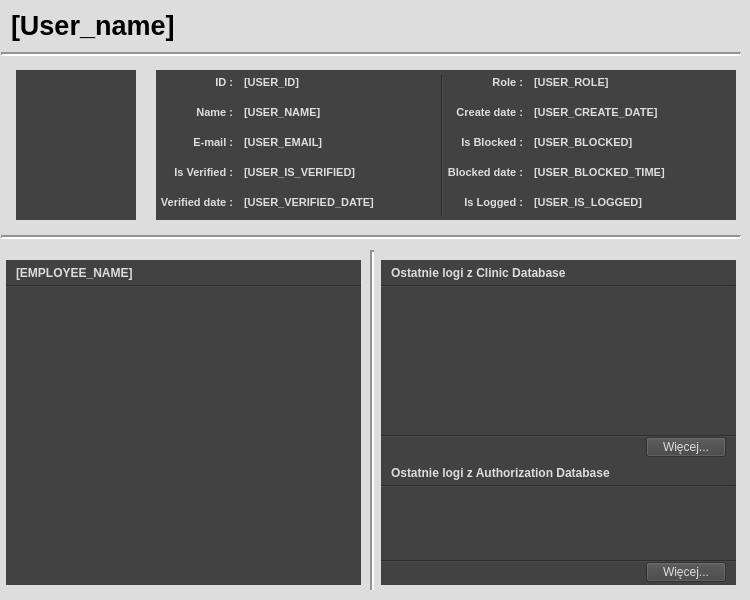
<?xml version="1.0" encoding="UTF-8"?>
<ui version="4.0">
 <class>w_UserProfileWindow</class>
 <widget class="QMainWindow" name="w_UserProfileWindow">
  <property name="geometry">
   <rect>
    <x>0</x>
    <y>0</y>
    <width>750</width>
    <height>600</height>
   </rect>
  </property>
  <property name="windowTitle">
   <string>Clinic Client</string>
  </property>
  <property name="windowIcon">
   <iconset resource="icons.qrc">
    <normaloff>:/icons/Clinic_Client.ico</normaloff>:/icons/Clinic_Client.ico</iconset>
  </property>
  <widget class="QWidget" name="centralwidget">
   <property name="styleSheet">
    <string notr="true">background-color: rgb(221, 221, 221);
color: rgb(0,0,0);</string>
   </property>
   <widget class="Line" name="line_3">
    <property name="geometry">
     <rect>
      <x>1</x>
      <y>235</y>
      <width>740</width>
      <height>5</height>
     </rect>
    </property>
    <property name="styleSheet">
     <string notr="true"/>
    </property>
    <property name="lineWidth">
     <number>2</number>
    </property>
    <property name="orientation">
     <enum>Qt::Horizontal</enum>
    </property>
   </widget>
   <widget class="Line" name="line">
    <property name="geometry">
     <rect>
      <x>1</x>
      <y>52</y>
      <width>740</width>
      <height>5</height>
     </rect>
    </property>
    <property name="styleSheet">
     <string notr="true"/>
    </property>
    <property name="lineWidth">
     <number>2</number>
    </property>
    <property name="orientation">
     <enum>Qt::Horizontal</enum>
    </property>
   </widget>
   <widget class="QWidget" name="w_photo_container" native="true">
    <property name="geometry">
     <rect>
      <x>16</x>
      <y>70</y>
      <width>120</width>
      <height>150</height>
     </rect>
    </property>
    <property name="styleSheet">
     <string notr="true">background-color: rgb(66, 66, 66);
color: rgb(255, 255, 255);</string>
    </property>
   </widget>
   <widget class="QWidget" name="w_logs_container" native="true">
    <property name="geometry">
     <rect>
      <x>381</x>
      <y>260</y>
      <width>355</width>
      <height>325</height>
     </rect>
    </property>
    <property name="styleSheet">
     <string notr="true">background-color: rgb(66, 66, 66);
color: rgb(255, 255, 255);</string>
    </property>
    <widget class="QWidget" name="w_clinic_db_logs_container" native="true">
     <property name="geometry">
      <rect>
       <x>0</x>
       <y>0</y>
       <width>355</width>
       <height>200</height>
      </rect>
     </property>
     <property name="styleSheet">
      <string notr="true">background-color: rgb(66, 66, 66);
color: rgb(255, 255, 255);</string>
     </property>
     <widget class="QLabel" name="l_clinic_logs_tittle">
      <property name="geometry">
       <rect>
        <x>0</x>
        <y>0</y>
        <width>355</width>
        <height>25</height>
       </rect>
      </property>
      <property name="font">
       <font>
        <bold>true</bold>
       </font>
      </property>
      <property name="styleSheet">
       <string notr="true">color: rgb(221, 221, 221);</string>
      </property>
      <property name="text">
       <string>Ostatnie logi z Clinic Database</string>
      </property>
      <property name="indent">
       <number>10</number>
      </property>
     </widget>
     <widget class="Line" name="line_5">
      <property name="geometry">
       <rect>
        <x>0</x>
        <y>25</y>
        <width>355</width>
        <height>3</height>
       </rect>
      </property>
      <property name="orientation">
       <enum>Qt::Horizontal</enum>
      </property>
     </widget>
     <widget class="Line" name="line_6">
      <property name="geometry">
       <rect>
        <x>0</x>
        <y>175</y>
        <width>355</width>
        <height>3</height>
       </rect>
      </property>
      <property name="orientation">
       <enum>Qt::Horizontal</enum>
      </property>
     </widget>
     <widget class="QPushButton" name="b_more_clinic_logs_button">
      <property name="geometry">
       <rect>
        <x>265</x>
        <y>177</y>
        <width>80</width>
        <height>20</height>
       </rect>
      </property>
      <property name="styleSheet">
       <string notr="true">background-color: rgb(66, 66, 66);
color: rgb(221, 221, 221);</string>
      </property>
      <property name="text">
       <string>Więcej...</string>
      </property>
      <property name="iconSize">
       <size>
        <width>0</width>
        <height>0</height>
       </size>
      </property>
     </widget>
    </widget>
    <widget class="QWidget" name="w_auth_db_logs_container" native="true">
     <property name="geometry">
      <rect>
       <x>0</x>
       <y>200</y>
       <width>355</width>
       <height>125</height>
      </rect>
     </property>
     <property name="styleSheet">
      <string notr="true">background-color: rgb(66, 66, 66);
color: rgb(255, 255, 255);</string>
     </property>
     <widget class="QLabel" name="l_auth_logs_tittle">
      <property name="geometry">
       <rect>
        <x>0</x>
        <y>0</y>
        <width>355</width>
        <height>25</height>
       </rect>
      </property>
      <property name="font">
       <font>
        <bold>true</bold>
       </font>
      </property>
      <property name="styleSheet">
       <string notr="true">color: rgb(221, 221, 221);</string>
      </property>
      <property name="text">
       <string>Ostatnie logi z Authorization Database</string>
      </property>
      <property name="indent">
       <number>10</number>
      </property>
     </widget>
     <widget class="Line" name="line_7">
      <property name="geometry">
       <rect>
        <x>0</x>
        <y>25</y>
        <width>355</width>
        <height>3</height>
       </rect>
      </property>
      <property name="orientation">
       <enum>Qt::Horizontal</enum>
      </property>
     </widget>
     <widget class="Line" name="line_8">
      <property name="geometry">
       <rect>
        <x>0</x>
        <y>100</y>
        <width>355</width>
        <height>3</height>
       </rect>
      </property>
      <property name="orientation">
       <enum>Qt::Horizontal</enum>
      </property>
     </widget>
     <widget class="QPushButton" name="b_more_auth_logs_button">
      <property name="geometry">
       <rect>
        <x>265</x>
        <y>102</y>
        <width>80</width>
        <height>20</height>
       </rect>
      </property>
      <property name="styleSheet">
       <string notr="true">background-color: rgb(66, 66, 66);
color: rgb(221, 221, 221);</string>
      </property>
      <property name="text">
       <string>Więcej...</string>
      </property>
      <property name="iconSize">
       <size>
        <width>0</width>
        <height>0</height>
       </size>
      </property>
     </widget>
    </widget>
   </widget>
   <widget class="QWidget" name="w_employee_info_container" native="true">
    <property name="geometry">
     <rect>
      <x>6</x>
      <y>260</y>
      <width>355</width>
      <height>325</height>
     </rect>
    </property>
    <property name="styleSheet">
     <string notr="true">background-color: rgb(66, 66, 66);
color: rgb(255, 255, 255);</string>
    </property>
    <widget class="Line" name="line_9">
     <property name="geometry">
      <rect>
       <x>0</x>
       <y>25</y>
       <width>355</width>
       <height>3</height>
      </rect>
     </property>
     <property name="orientation">
      <enum>Qt::Horizontal</enum>
     </property>
    </widget>
    <widget class="QLabel" name="l_employee_info_tittle">
     <property name="geometry">
      <rect>
       <x>0</x>
       <y>0</y>
       <width>355</width>
       <height>25</height>
      </rect>
     </property>
     <property name="font">
      <font>
       <bold>true</bold>
      </font>
     </property>
     <property name="styleSheet">
      <string notr="true">color: rgb(221, 221, 221);</string>
     </property>
     <property name="text">
      <string>[EMPLOYEE_NAME]</string>
     </property>
     <property name="indent">
      <number>10</number>
     </property>
    </widget>
   </widget>
   <widget class="QLabel" name="l_username">
    <property name="geometry">
     <rect>
      <x>6</x>
      <y>0</y>
      <width>740</width>
      <height>50</height>
     </rect>
    </property>
    <property name="font">
     <font>
      <pointsize>20</pointsize>
      <bold>true</bold>
     </font>
    </property>
    <property name="text">
     <string>[User_name]</string>
    </property>
    <property name="indent">
     <number>5</number>
    </property>
   </widget>
   <widget class="QWidget" name="w_account_info_container" native="true">
    <property name="geometry">
     <rect>
      <x>156</x>
      <y>70</y>
      <width>580</width>
      <height>150</height>
     </rect>
    </property>
    <property name="styleSheet">
     <string notr="true">background-color: rgb(66, 66, 66);
color: rgb(255, 255, 255);</string>
    </property>
    <widget class="Line" name="line_2">
     <property name="geometry">
      <rect>
       <x>285</x>
       <y>5</y>
       <width>3</width>
       <height>140</height>
      </rect>
     </property>
     <property name="orientation">
      <enum>Qt::Vertical</enum>
     </property>
    </widget>
    <widget class="QLabel" name="l_id_label">
     <property name="geometry">
      <rect>
       <x>0</x>
       <y>0</y>
       <width>80</width>
       <height>25</height>
      </rect>
     </property>
     <property name="font">
      <font>
       <pointsize>8</pointsize>
       <bold>true</bold>
      </font>
     </property>
     <property name="styleSheet">
      <string notr="true">color: rgb(221, 221, 221);</string>
     </property>
     <property name="text">
      <string>ID :</string>
     </property>
     <property name="alignment">
      <set>Qt::AlignRight|Qt::AlignTrailing|Qt::AlignVCenter</set>
     </property>
     <property name="indent">
      <number>3</number>
     </property>
    </widget>
    <widget class="QLabel" name="l_id">
     <property name="geometry">
      <rect>
       <x>85</x>
       <y>0</y>
       <width>200</width>
       <height>25</height>
      </rect>
     </property>
     <property name="font">
      <font>
       <pointsize>8</pointsize>
       <bold>true</bold>
      </font>
     </property>
     <property name="styleSheet">
      <string notr="true">color: rgb(221, 221, 221);</string>
     </property>
     <property name="text">
      <string>[USER_ID]</string>
     </property>
     <property name="alignment">
      <set>Qt::AlignLeading|Qt::AlignLeft|Qt::AlignVCenter</set>
     </property>
     <property name="indent">
      <number>3</number>
     </property>
    </widget>
    <widget class="QLabel" name="l_name_label">
     <property name="geometry">
      <rect>
       <x>0</x>
       <y>30</y>
       <width>80</width>
       <height>25</height>
      </rect>
     </property>
     <property name="font">
      <font>
       <pointsize>8</pointsize>
       <bold>true</bold>
      </font>
     </property>
     <property name="styleSheet">
      <string notr="true">color: rgb(221, 221, 221);</string>
     </property>
     <property name="text">
      <string>Name :</string>
     </property>
     <property name="alignment">
      <set>Qt::AlignRight|Qt::AlignTrailing|Qt::AlignVCenter</set>
     </property>
     <property name="indent">
      <number>3</number>
     </property>
    </widget>
    <widget class="QLabel" name="l_name">
     <property name="geometry">
      <rect>
       <x>85</x>
       <y>30</y>
       <width>200</width>
       <height>25</height>
      </rect>
     </property>
     <property name="font">
      <font>
       <pointsize>8</pointsize>
       <bold>true</bold>
      </font>
     </property>
     <property name="styleSheet">
      <string notr="true">color: rgb(221, 221, 221);</string>
     </property>
     <property name="text">
      <string>[USER_NAME]</string>
     </property>
     <property name="alignment">
      <set>Qt::AlignLeading|Qt::AlignLeft|Qt::AlignVCenter</set>
     </property>
     <property name="indent">
      <number>3</number>
     </property>
    </widget>
    <widget class="QLabel" name="l_email">
     <property name="geometry">
      <rect>
       <x>85</x>
       <y>60</y>
       <width>200</width>
       <height>25</height>
      </rect>
     </property>
     <property name="font">
      <font>
       <pointsize>8</pointsize>
       <bold>true</bold>
      </font>
     </property>
     <property name="styleSheet">
      <string notr="true">color: rgb(221, 221, 221);</string>
     </property>
     <property name="text">
      <string>[USER_EMAIL]</string>
     </property>
     <property name="alignment">
      <set>Qt::AlignLeading|Qt::AlignLeft|Qt::AlignVCenter</set>
     </property>
     <property name="indent">
      <number>3</number>
     </property>
    </widget>
    <widget class="QLabel" name="l_email_label">
     <property name="geometry">
      <rect>
       <x>0</x>
       <y>60</y>
       <width>80</width>
       <height>25</height>
      </rect>
     </property>
     <property name="font">
      <font>
       <pointsize>8</pointsize>
       <bold>true</bold>
      </font>
     </property>
     <property name="styleSheet">
      <string notr="true">color: rgb(221, 221, 221);</string>
     </property>
     <property name="text">
      <string>E-mail :</string>
     </property>
     <property name="alignment">
      <set>Qt::AlignRight|Qt::AlignTrailing|Qt::AlignVCenter</set>
     </property>
     <property name="indent">
      <number>3</number>
     </property>
    </widget>
    <widget class="QLabel" name="l_verified_label">
     <property name="geometry">
      <rect>
       <x>0</x>
       <y>90</y>
       <width>80</width>
       <height>25</height>
      </rect>
     </property>
     <property name="font">
      <font>
       <pointsize>8</pointsize>
       <bold>true</bold>
      </font>
     </property>
     <property name="styleSheet">
      <string notr="true">color: rgb(221, 221, 221);</string>
     </property>
     <property name="text">
      <string>Is Verified :</string>
     </property>
     <property name="alignment">
      <set>Qt::AlignRight|Qt::AlignTrailing|Qt::AlignVCenter</set>
     </property>
     <property name="indent">
      <number>3</number>
     </property>
    </widget>
    <widget class="QLabel" name="l_verified">
     <property name="geometry">
      <rect>
       <x>85</x>
       <y>90</y>
       <width>200</width>
       <height>25</height>
      </rect>
     </property>
     <property name="font">
      <font>
       <pointsize>8</pointsize>
       <bold>true</bold>
      </font>
     </property>
     <property name="styleSheet">
      <string notr="true">color: rgb(221, 221, 221);</string>
     </property>
     <property name="text">
      <string>[USER_IS_VERIFIED]</string>
     </property>
     <property name="alignment">
      <set>Qt::AlignLeading|Qt::AlignLeft|Qt::AlignVCenter</set>
     </property>
     <property name="indent">
      <number>3</number>
     </property>
    </widget>
    <widget class="QLabel" name="l_verified_date">
     <property name="geometry">
      <rect>
       <x>85</x>
       <y>120</y>
       <width>200</width>
       <height>25</height>
      </rect>
     </property>
     <property name="font">
      <font>
       <pointsize>8</pointsize>
       <bold>true</bold>
      </font>
     </property>
     <property name="styleSheet">
      <string notr="true">color: rgb(221, 221, 221);</string>
     </property>
     <property name="text">
      <string>[USER_VERIFIED_DATE]</string>
     </property>
     <property name="alignment">
      <set>Qt::AlignLeading|Qt::AlignLeft|Qt::AlignVCenter</set>
     </property>
     <property name="indent">
      <number>3</number>
     </property>
    </widget>
    <widget class="QLabel" name="l_verified_date_label">
     <property name="geometry">
      <rect>
       <x>0</x>
       <y>120</y>
       <width>80</width>
       <height>25</height>
      </rect>
     </property>
     <property name="font">
      <font>
       <pointsize>8</pointsize>
       <bold>true</bold>
      </font>
     </property>
     <property name="styleSheet">
      <string notr="true">color: rgb(221, 221, 221);</string>
     </property>
     <property name="text">
      <string>Verified date :</string>
     </property>
     <property name="alignment">
      <set>Qt::AlignRight|Qt::AlignTrailing|Qt::AlignVCenter</set>
     </property>
     <property name="indent">
      <number>3</number>
     </property>
    </widget>
    <widget class="QLabel" name="l_id_label_2">
     <property name="geometry">
      <rect>
       <x>290</x>
       <y>0</y>
       <width>80</width>
       <height>25</height>
      </rect>
     </property>
     <property name="font">
      <font>
       <pointsize>8</pointsize>
       <bold>true</bold>
      </font>
     </property>
     <property name="styleSheet">
      <string notr="true">color: rgb(221, 221, 221);</string>
     </property>
     <property name="text">
      <string>Role :</string>
     </property>
     <property name="alignment">
      <set>Qt::AlignRight|Qt::AlignTrailing|Qt::AlignVCenter</set>
     </property>
     <property name="indent">
      <number>3</number>
     </property>
    </widget>
    <widget class="QLabel" name="l_email_label_2">
     <property name="geometry">
      <rect>
       <x>290</x>
       <y>60</y>
       <width>80</width>
       <height>25</height>
      </rect>
     </property>
     <property name="font">
      <font>
       <pointsize>8</pointsize>
       <bold>true</bold>
      </font>
     </property>
     <property name="styleSheet">
      <string notr="true">color: rgb(221, 221, 221);</string>
     </property>
     <property name="text">
      <string>Is Blocked :</string>
     </property>
     <property name="alignment">
      <set>Qt::AlignRight|Qt::AlignTrailing|Qt::AlignVCenter</set>
     </property>
     <property name="indent">
      <number>3</number>
     </property>
    </widget>
    <widget class="QLabel" name="l_name_label_2">
     <property name="geometry">
      <rect>
       <x>290</x>
       <y>30</y>
       <width>80</width>
       <height>25</height>
      </rect>
     </property>
     <property name="font">
      <font>
       <pointsize>8</pointsize>
       <bold>true</bold>
      </font>
     </property>
     <property name="styleSheet">
      <string notr="true">color: rgb(221, 221, 221);</string>
     </property>
     <property name="text">
      <string>Create date :</string>
     </property>
     <property name="alignment">
      <set>Qt::AlignRight|Qt::AlignTrailing|Qt::AlignVCenter</set>
     </property>
     <property name="indent">
      <number>3</number>
     </property>
    </widget>
    <widget class="QLabel" name="l_name_2">
     <property name="geometry">
      <rect>
       <x>375</x>
       <y>30</y>
       <width>200</width>
       <height>25</height>
      </rect>
     </property>
     <property name="font">
      <font>
       <pointsize>8</pointsize>
       <bold>true</bold>
      </font>
     </property>
     <property name="styleSheet">
      <string notr="true">color: rgb(221, 221, 221);</string>
     </property>
     <property name="text">
      <string>[USER_CREATE_DATE]</string>
     </property>
     <property name="alignment">
      <set>Qt::AlignLeading|Qt::AlignLeft|Qt::AlignVCenter</set>
     </property>
     <property name="indent">
      <number>3</number>
     </property>
    </widget>
    <widget class="QLabel" name="l_id_2">
     <property name="geometry">
      <rect>
       <x>375</x>
       <y>0</y>
       <width>200</width>
       <height>25</height>
      </rect>
     </property>
     <property name="font">
      <font>
       <pointsize>8</pointsize>
       <bold>true</bold>
      </font>
     </property>
     <property name="styleSheet">
      <string notr="true">color: rgb(221, 221, 221);</string>
     </property>
     <property name="text">
      <string>[USER_ROLE]</string>
     </property>
     <property name="alignment">
      <set>Qt::AlignLeading|Qt::AlignLeft|Qt::AlignVCenter</set>
     </property>
     <property name="indent">
      <number>3</number>
     </property>
    </widget>
    <widget class="QLabel" name="l_verified_date_label_2">
     <property name="geometry">
      <rect>
       <x>290</x>
       <y>120</y>
       <width>80</width>
       <height>25</height>
      </rect>
     </property>
     <property name="font">
      <font>
       <pointsize>8</pointsize>
       <bold>true</bold>
      </font>
     </property>
     <property name="styleSheet">
      <string notr="true">color: rgb(221, 221, 221);</string>
     </property>
     <property name="text">
      <string>Is Logged :</string>
     </property>
     <property name="alignment">
      <set>Qt::AlignRight|Qt::AlignTrailing|Qt::AlignVCenter</set>
     </property>
     <property name="indent">
      <number>3</number>
     </property>
    </widget>
    <widget class="QLabel" name="l_verified_date_2">
     <property name="geometry">
      <rect>
       <x>375</x>
       <y>120</y>
       <width>200</width>
       <height>25</height>
      </rect>
     </property>
     <property name="font">
      <font>
       <pointsize>8</pointsize>
       <bold>true</bold>
      </font>
     </property>
     <property name="styleSheet">
      <string notr="true">color: rgb(221, 221, 221);</string>
     </property>
     <property name="text">
      <string>[USER_IS_LOGGED]</string>
     </property>
     <property name="alignment">
      <set>Qt::AlignLeading|Qt::AlignLeft|Qt::AlignVCenter</set>
     </property>
     <property name="indent">
      <number>3</number>
     </property>
    </widget>
    <widget class="QLabel" name="l_verified_2">
     <property name="geometry">
      <rect>
       <x>375</x>
       <y>90</y>
       <width>200</width>
       <height>25</height>
      </rect>
     </property>
     <property name="font">
      <font>
       <pointsize>8</pointsize>
       <bold>true</bold>
      </font>
     </property>
     <property name="styleSheet">
      <string notr="true">color: rgb(221, 221, 221);</string>
     </property>
     <property name="text">
      <string>[USER_BLOCKED_TIME]</string>
     </property>
     <property name="alignment">
      <set>Qt::AlignLeading|Qt::AlignLeft|Qt::AlignVCenter</set>
     </property>
     <property name="indent">
      <number>3</number>
     </property>
    </widget>
    <widget class="QLabel" name="l_verified_label_2">
     <property name="geometry">
      <rect>
       <x>290</x>
       <y>90</y>
       <width>80</width>
       <height>25</height>
      </rect>
     </property>
     <property name="font">
      <font>
       <pointsize>8</pointsize>
       <bold>true</bold>
      </font>
     </property>
     <property name="styleSheet">
      <string notr="true">color: rgb(221, 221, 221);</string>
     </property>
     <property name="text">
      <string>Blocked date :</string>
     </property>
     <property name="alignment">
      <set>Qt::AlignRight|Qt::AlignTrailing|Qt::AlignVCenter</set>
     </property>
     <property name="indent">
      <number>3</number>
     </property>
    </widget>
    <widget class="QLabel" name="l_email_2">
     <property name="geometry">
      <rect>
       <x>375</x>
       <y>60</y>
       <width>200</width>
       <height>25</height>
      </rect>
     </property>
     <property name="font">
      <font>
       <pointsize>8</pointsize>
       <bold>true</bold>
      </font>
     </property>
     <property name="styleSheet">
      <string notr="true">color: rgb(221, 221, 221);</string>
     </property>
     <property name="text">
      <string>[USER_BLOCKED]</string>
     </property>
     <property name="alignment">
      <set>Qt::AlignLeading|Qt::AlignLeft|Qt::AlignVCenter</set>
     </property>
     <property name="indent">
      <number>3</number>
     </property>
    </widget>
   </widget>
   <widget class="Line" name="line_4">
    <property name="geometry">
     <rect>
      <x>370</x>
      <y>250</y>
      <width>5</width>
      <height>340</height>
     </rect>
    </property>
    <property name="lineWidth">
     <number>2</number>
    </property>
    <property name="orientation">
     <enum>Qt::Vertical</enum>
    </property>
   </widget>
  </widget>
 </widget>
 <resources>
  <include location="icons.qrc"/>
 </resources>
 <connections/>
</ui>
